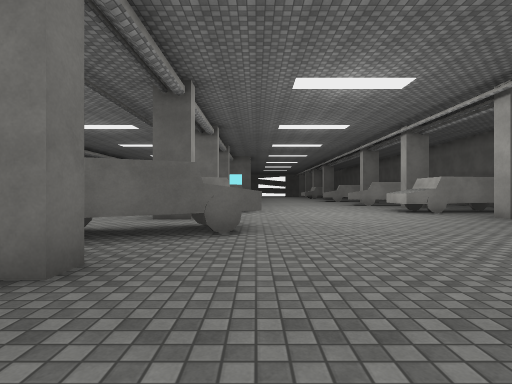
View 1 (above)

16 first-person views from a walk through a 3-D level made in the Unity game engine. The camera is 1.3 m above the floor, looks level and sees 80° across. The floor is counted in squares, 2 m on a side. Each view is taken from the middle of a square. On the plan, view 1 faces up. The plan holds only what a view shows up to about 10 squares ahead; the rest is blank. The place goes on beyond the plan. Surface patterns are stand-ins for the level's own textures.

View 2
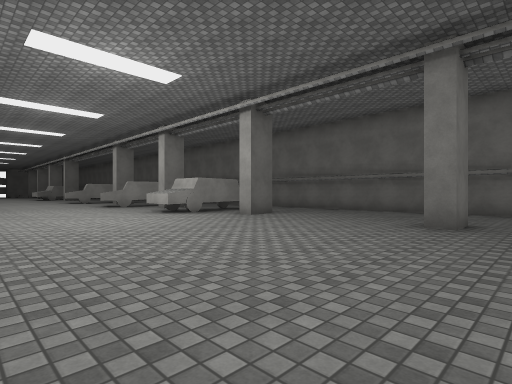

View 3
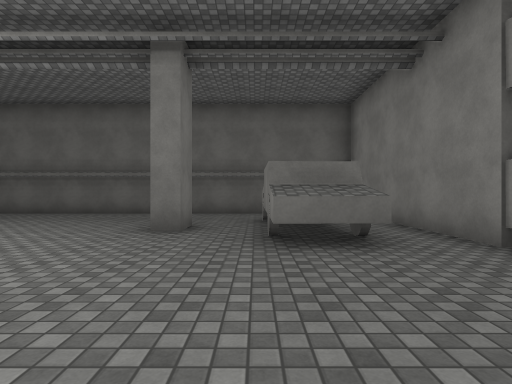

View 4
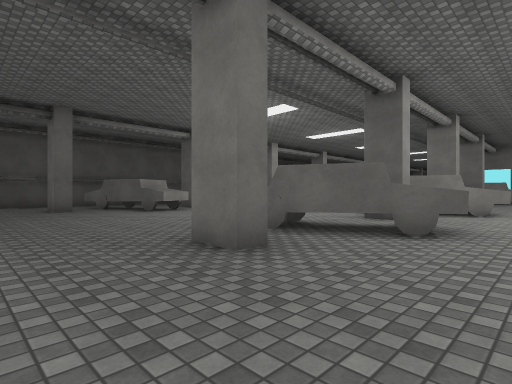

View 5
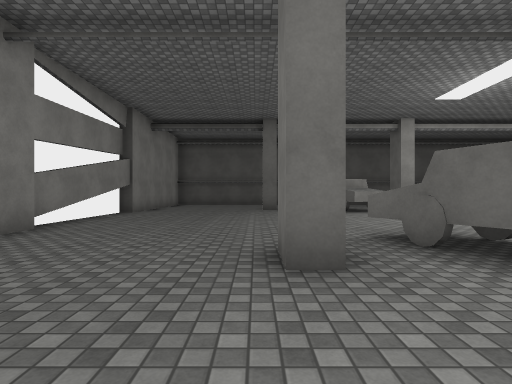

View 6
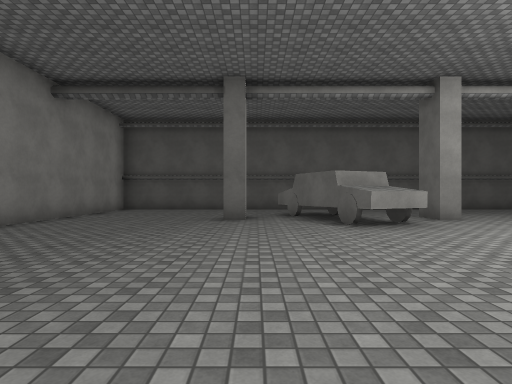

View 7
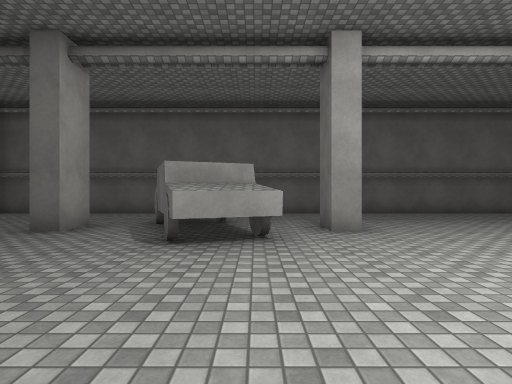

View 8
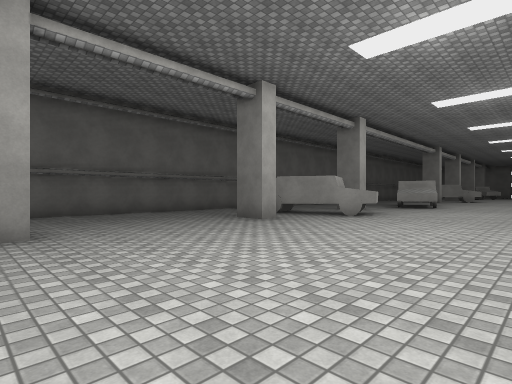

View 9
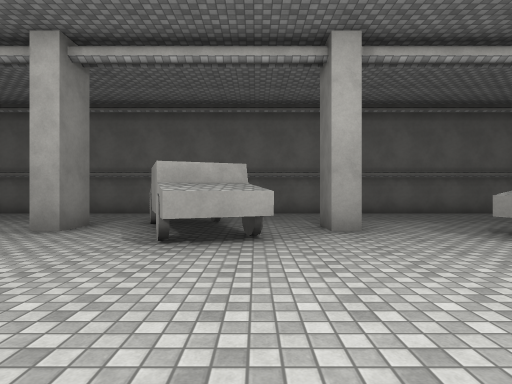

View 10
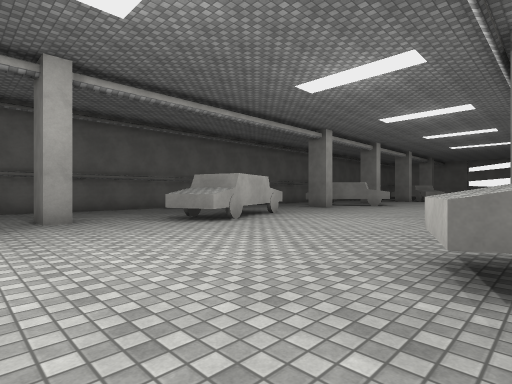

View 11
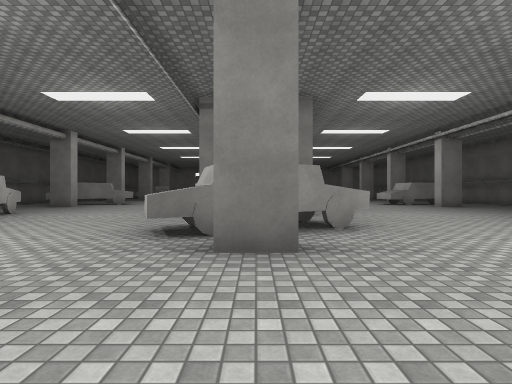

View 12
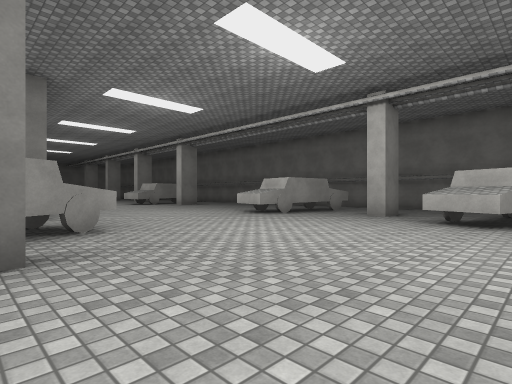

View 13
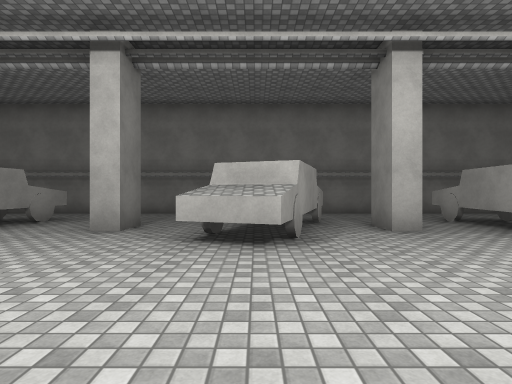

View 14
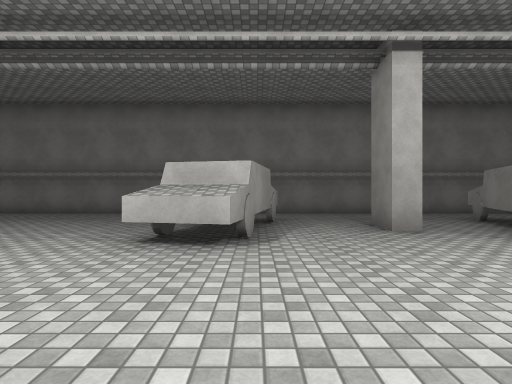

View 15
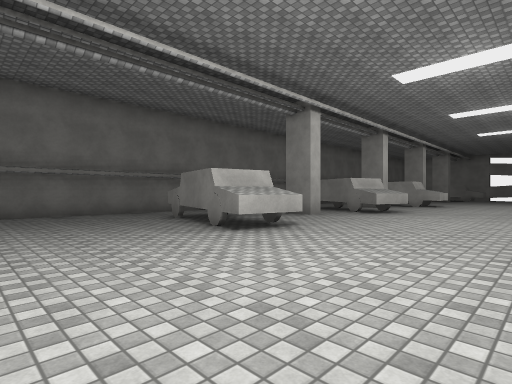

View 16
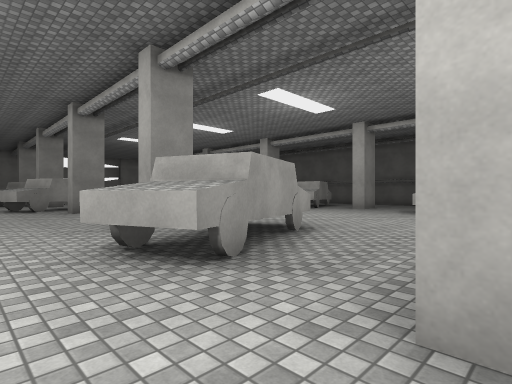

### Floor plan
Key: @ floor where view 1 was taken; # wall or solid block; x gap in a wall; . floor; ^ raised ledge; T thing the floor can be seen under or through.
Columns run from 15 left of view 1 to 11 right of it. Each row starts with its distance up from view 1.
 25        ...      ..........#
 24 #     .....    ...........#
 23 #.    #....   #...........#
 22 #.... #...................#
 21 #....##.............^##^..#
 20 #.....^.....###^....###^..#
 19 #..........^^#............#
 18 #.........................#
 17 #............#............#
 16 # ....^.............^.....#
 15 # .^##^...  ........^##^..#
 14 #  ^#.....   .........#^..#
 13 #.........    ............#
 12 #..........  #............#
 11 #..........   ^#..........#
 10 #..........  ##^....^##^..#
  9 #..........   ......... ..#
  8 #............ ........  ..#
  7 #....#.......#............#
  6 # ...x^.......^ ..........#
  5   .^##^....^TTT^..........#
  4   .^#.......^.............#
  3 #.........................#
  2 #............#............#
  1 #.........................#
  0 # .............@....^##^
 -1 #.............    .....
 -2 ############        #####

Positions as (right, up) in squares from view 1, and headings:
1: (0, 0), facing up
2: (0, 1), facing up-right
3: (1, 1), facing right
4: (1, 0), facing up-left
5: (1, 2), facing left
6: (-3, 3), facing left
7: (-5, 6), facing left
8: (-5, 7), facing up-left
9: (-5, 16), facing left
10: (-3, 16), facing up-left
11: (-2, 14), facing up
12: (-2, 14), facing up-right
13: (1, 15), facing right
14: (1, 20), facing right
15: (1, 25), facing down-right
16: (1, 23), facing down-left
